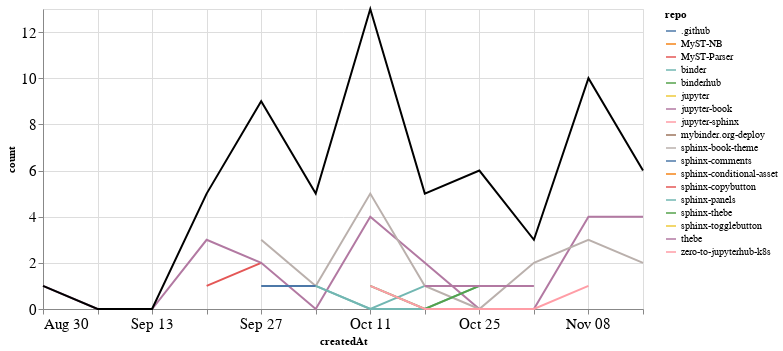

Notebook code cell kept with this figure:
### Markdown cell above
## PRs

### Code cell
prs_time = prs.groupby('repo').resample('W', on='createdAt').count()['author'].reset_index()
prs_time = prs_time.rename(columns={'author': 'count'})
prs_time_total = prs_time.groupby('createdAt').agg({"count": "sum"}).reset_index()

ch1 = alt.Chart(prs_time, width=600).mark_line().encode(
    x='createdAt',
    y='count',
    color='repo',
    tooltip="repo"
)

ch2 = alt.Chart(prs_time_total, width=600).mark_line(color="black").encode(
    x='createdAt',
    y='count',
)

ch1 + ch2

### Figure 1 — Vega-Lite specification as saved in the notebook (floating-point values rounded to 4 significant figures)
{"config": {"axisLeft": {"labelFontSize": 15}, "axisBottom": {"labelFontSize": 15}}, "layer": [{"data": {"name": "data-b2721c82b6ffd3b21809675b1eaa598e"}, "mark": "line", "encoding": {"color": {"type": "nominal", "field": "repo"}, "tooltip": {"type": "nominal", "field": "repo"}, "x": {"type": "temporal", "field": "createdAt"}, "y": {"type": "quantitative", "field": "count"}}, "width": 600}, {"data": {"name": "data-755869ffe4bdd9839843095115d318a4"}, "mark": {"type": "line", "color": "black"}, "encoding": {"x": {"type": "temporal", "field": "createdAt"}, "y": {"type": "quantitative", "field": "count"}}, "width": 600}], "$schema": "https://vega.github.io/schema/vega-lite/v4.8.1.json", "datasets": {"data-b2721c82b6ffd3b21809675b1eaa598e": [{"repo": ".github", "createdAt": "2020-11-08T00:00:00", "count": 1}, {"repo": "MyST-NB", "createdAt": "2020-10-11T00:00:00", "count": 1}, {"repo": "MyST-Parser", "createdAt": "2020-09-20T00:00:00", "count": 1}, {"repo": "MyST-Parser", "createdAt": "2020-09-27T00:00:00", "count": 2}, {"repo": "binder", "createdAt": "2020-10-04T00:00:00", "count": 1}, {"repo": "binder", "createdAt": "2020-10-11T00:00:00", "count": 0}, {"repo": "binder", "createdAt": "2020-10-18T00:00:00", "count": 1}, {"repo": "binderhub", "createdAt": "2020-10-04T00:00:00", "count": 1}, {"repo": "jupyter", "createdAt": "2020-09-20T00:00:00", "count": 1}, {"repo": "jupyter-book", "createdAt": "2020-08-30T00:00:00", "count": 1}, {"repo": "jupyter-book", "createdAt": "2020-09-06T00:00:00", "count": 0}, {"repo": "jupyter-book", "createdAt": "2020-09-13T00:00:00", "count": 0}, {"repo": "jupyter-book", "createdAt": "2020-09-20T00:00:00", "count": 3}, {"repo": "jupyter-book", "createdAt": "2020-09-27T00:00:00", "count": 2}, {"repo": "jupyter-book", "createdAt": "2020-10-04T00:00:00", "count": 0}, {"repo": "jupyter-book", "createdAt": "2020-10-11T00:00:00", "count": 4}, {"repo": "jupyter-book", "createdAt": "2020-10-18T00:00:00", "count": 2}, {"repo": "jupyter-book", "createdAt": "2020-10-25T00:00:00", "count": 0}, {"repo": "jupyter-book", "createdAt": "2020-11-01T00:00:00", "count": 0}, {"repo": "jupyter-book", "createdAt": "2020-11-08T00:00:00", "count": 4}, {"repo": "jupyter-book", "createdAt": "2020-11-15T00:00:00", "count": 4}, {"repo": "jupyter-sphinx", "createdAt": "2020-09-27T00:00:00", "count": 1}, {"repo": "mybinder.org-deploy", "createdAt": "2020-10-11T00:00:00", "count": 1}, {"repo": "sphinx-book-theme", "createdAt": "2020-09-27T00:00:00", "count": 3}, {"repo": "sphinx-book-theme", "createdAt": "2020-10-04T00:00:00", "count": 1}, {"repo": "sphinx-book-theme", "createdAt": "2020-10-11T00:00:00", "count": 5}, {"repo": "sphinx-book-theme", "createdAt": "2020-10-18T00:00:00", "count": 1}, {"repo": "sphinx-book-theme", "createdAt": "2020-10-25T00:00:00", "count": 0}, {"repo": "sphinx-book-theme", "createdAt": "2020-11-01T00:00:00", "count": 2}, {"repo": "sphinx-book-theme", "createdAt": "2020-11-08T00:00:00", "count": 3}, {"repo": "sphinx-book-theme", "createdAt": "2020-11-15T00:00:00", "count": 2}, {"repo": "sphinx-comments", "createdAt": "2020-09-27T00:00:00", "count": 1}, {"repo": "sphinx-comments", "createdAt": "2020-10-04T00:00:00", "count": 1}, {"repo": "sphinx-conditional-asset", "createdAt": "2020-10-25T00:00:00", "count": 2}, {"repo": "sphinx-copybutton", "createdAt": "2020-11-08T00:00:00", "count": 1}, {"repo": "sphinx-panels", "createdAt": "2020-10-04T00:00:00", "count": 1}, {"repo": "sphinx-panels", "createdAt": "2020-10-11T00:00:00", "count": 0}, {"repo": "sphinx-panels", "createdAt": "2020-10-18T00:00:00", "count": 0}, {"repo": "sphinx-panels", "createdAt": "2020-10-25T00:00:00", "count": 1}, {"repo": "sphinx-thebe", "createdAt": "2020-10-11T00:00:00", "count": 1}, {"repo": "sphinx-thebe", "createdAt": "2020-10-18T00:00:00", "count": 0}, {"repo": "sphinx-thebe", "createdAt": "2020-10-25T00:00:00", "count": 1}, {"repo": "sphinx-togglebutton", "createdAt": "2020-10-25T00:00:00", "count": 1}, {"repo": "thebe", "createdAt": "2020-10-18T00:00:00", "count": 1}, {"repo": "thebe", "createdAt": "2020-10-25T00:00:00", "count": 1}, {"repo": "thebe", "createdAt": "2020-11-01T00:00:00", "count": 1}, {"repo": "zero-to-jupyterhub-k8s", "createdAt": "2020-10-11T00:00:00", "count": 1}, {"repo": "zero-to-jupyterhub-k8s", "createdAt": "2020-10-18T00:00:00", "count": 0}, {"repo": "zero-to-jupyterhub-k8s", "createdAt": "2020-10-25T00:00:00", "count": 0}, {"repo": "zero-to-jupyterhub-k8s", "createdAt": "2020-11-01T00:00:00", "count": 0}, {"repo": "zero-to-jupyterhub-k8s", "createdAt": "2020-11-08T00:00:00", "count": 1}], "data-755869ffe4bdd9839843095115d318a4": [{"createdAt": "2020-08-30T00:00:00", "count": 1}, {"createdAt": "2020-09-06T00:00:00", "count": 0}, {"createdAt": "2020-09-13T00:00:00", "count": 0}, {"createdAt": "2020-09-20T00:00:00", "count": 5}, {"createdAt": "2020-09-27T00:00:00", "count": 9}, {"createdAt": "2020-10-04T00:00:00", "count": 5}, {"createdAt": "2020-10-11T00:00:00", "count": 13}, {"createdAt": "2020-10-18T00:00:00", "count": 5}, {"createdAt": "2020-10-25T00:00:00", "count": 6}, {"createdAt": "2020-11-01T00:00:00", "count": 3}, {"createdAt": "2020-11-08T00:00:00", "count": 10}, {"createdAt": "2020-11-15T00:00:00", "count": 6}]}}
